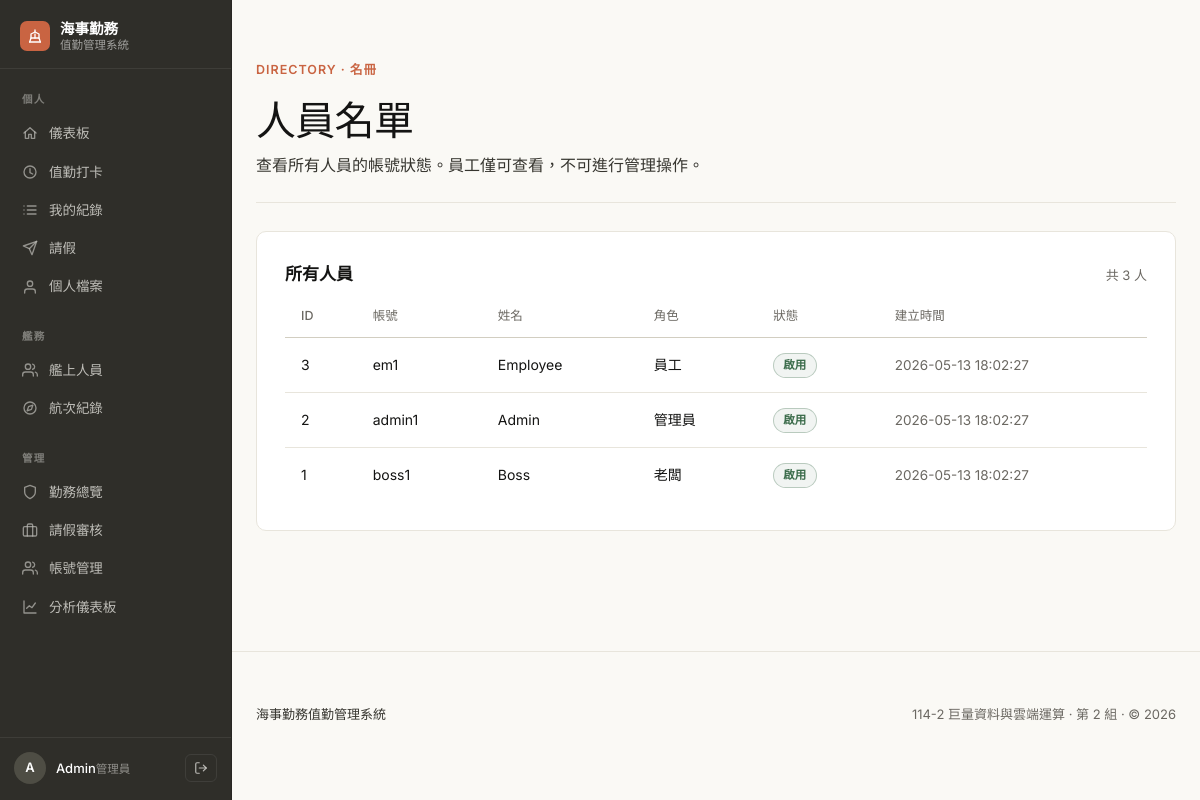
The page /users.php (signed in) on the database its author committed.
### tables this page shows
CREATE TABLE IF NOT EXISTS users (
  user_id INT AUTO_INCREMENT PRIMARY KEY,
  username VARCHAR(50) NOT NULL UNIQUE,
  password_hash VARCHAR(255) NOT NULL,
  full_name VARCHAR(100) NOT NULL,
  role ENUM('boss','admin','employee') NOT NULL DEFAULT 'employee',
  duty_position VARCHAR(20) NOT NULL DEFAULT '前甲板',
  is_active TINYINT(1) NOT NULL DEFAULT 1,
  created_at DATETIME NOT NULL DEFAULT CURRENT_TIMESTAMP
);

### users.php (the view, shortened to what this page needs)
<?php
require 'db.php';
require 'ui.php';
$stmt = $pdo->query("SELECT user_id, username, full_name, role, is_active, created_at FROM users ORDER BY user_id DESC LIMIT 200");
$rows = $stmt->fetchAll();
$count = count($rows);
?>
<!doctype html>
<html lang="zh-TW">
<head>
  <?php style_link(); ?>
</head>
<body>
  <?php nav_top(); ?>
  <div class="wrap">
    <?php page_header(
      '人員名單',
      '查看所有人員的帳號狀態。員工僅可查看，不可進行管理操作。',
      'DIRECTORY · 名冊'
    ); ?>
    <div class="card">
      <div class="card-head" style="border:0;padding:0;margin:0 0 8px;">
        <h2>所有人員</h2>
        <span class="meta">共 <?= (int)$count ?> 人</span>
      </div>
      <table>
        <tr><th>ID</th><th>帳號</th><th>姓名</th><th>角色</th><th>狀態</th><th>建立時間</th></tr>
        <?php foreach($rows as $u): ?>
          <tr>
            <td><?= h($u['user_id']) ?></td>
            <td><?= h($u['username']) ?></td>
            <td><?= h($u['full_name']) ?></td>
            <td><?= h(role_name($u['role'])) ?></td>
            <td><?= ((int)$u['is_active']===1) ? badge('啟用','ok') : badge('停用','off') ?></td>
            <td class="muted"><?= h($u['created_at']) ?></td>
          </tr>
        <?php endforeach; ?>
      </table>
    </div>
  </div>
  <?php page_footer(); ?>
</body>
</html>

### ui.php (shortened to what this page needs)
<?php
function h($s){ return htmlspecialchars((string)$s, ENT_QUOTES, 'UTF-8'); }
function role_name($r){
  if ($r==='boss') return '老闆';
  if ($r==='admin') return '管理員';
  return '員工';
}
function is_admin(){
  $r = ($_SESSION['role'] ?? '');
  return in_array($r, ['admin','boss'], true);
}
function badge($txt, $type){
  $type = in_array($type, ['ok','warn','off','bad','info'], true) ? $type : 'off';
  return '<span class="badge '.$type.'">'.h($txt).'</span>';
}
function avatar_initial($name, $size = 32, $variant = 'muted'){
  $init = $name ? mb_substr($name, 0, 1) : '·';
  $sz = in_array($size, [32,44,56], true) ? $size : 32;
  return '<span class="avatar sz-'.$sz.' '.h($variant).'">'.h($init).'</span>';
}
function icon_svg($name){
  $c = 'currentColor';
  $s = '<svg class="ico" width="16" height="16" viewBox="0 0 24 24" fill="none" stroke="'.$c.'" stroke-width="2" stroke-linecap="round" stroke-linejoin="round">';
  switch ($name) {
    case 'shield':    return $s.'<path d="M12 22s8-4 8-10V5l-8-3-8 3v7c0 6 8 10 8 10z"/></svg>';
    case 'lock':      return $s.'<rect x="3" y="11" width="18" height="11" rx="2" ry="2"/><path d="M7 11V7a5 5 0 0 1 10 0v4"/></svg>';
    case 'ship':      return $s.'<path d="M20 21H4"/><path d="M4 21l2-6h12l2 6"/><path d="M6 15V9l6-3 6 3v6"/><path d="M12 6V3"/><path d="M12 9v6"/></svg>';
    case 'login':     return $s.'<path d="M15 3h4a2 2 0 0 1 2 2v14a2 2 0 0 1-2 2h-4"/><path d="M10 17l5-5-5-5"/><path d="M15 12H3"/></svg>';
    case 'logout':    return $s.'<path d="M9 21H5a2 2 0 0 1-2-2V5a2 2 0 0 1 2-2h4"/><path d="M16 17l5-5-5-5"/><path d="M21 12H9"/></svg>';
    case 'clock':     return $s.'<circle cx="12" cy="12" r="9"/><path d="M12 7v6l4 2"/></svg>';
    case 'list':      return $s.'<path d="M8 6h13"/><path d="M8 12h13"/><path d="M8 18h13"/><path d="M3 6h.01"/><path d="M3 12h.01"/><path d="M3 18h.01"/></svg>';
    case 'users':     return $s.'<path d="M17 21v-2a4 4 0 0 0-4-4H5a4 4 0 0 0-4 4v2"/><circle cx="9" cy="7" r="4"/><path d="M23 21v-2a4 4 0 0 0-3-3.87"/><path d="M16 3.13a4 4 0 0 1 0 7.75"/></svg>';
    case 'plus':      return $s.'<path d="M12 5v14"/><path d="M5 12h14"/></svg>';
    case 'edit':      return $s.'<path d="M12 20h9"/><path d="M16.5 3.5a2.1 2.1 0 0 1 3 3L7 19l-4 1 1-4 12.5-12.5z"/></svg>';
    case 'trash':     return $s.'<path d="M3 6h18"/><path d="M8 6V4h8v2"/><path d="M19 6l-1 14H6L5 6"/><path d="M10 11v6"/><path d="M14 11v6"/></svg>';
    case 'download':  return $s.'<path d="M21 15v4a2 2 0 0 1-2 2H5a2 2 0 0 1-2-2v-4"/><path d="M7 10l5 5 5-5"/><path d="M12 15V3"/></svg>';
    case 'plane':     return $s.'<path d="M22 2L11 13"/><path d="M22 2l-7 20-4-9-9-4 20-7z"/></svg>';
    case 'check':     return $s.'<path d="M20 6L9 17l-5-5"/></svg>';
    case 'x':         return $s.'<path d="M18 6L6 18"/><path d="M6 6l12 12"/></svg>';
    case 'home':      return $s.'<path d="M3 12L12 4l9 8"/><path d="M5 10v10h5v-6h4v6h5V10"/></svg>';
    case 'compass':   return $s.'<circle cx="12" cy="12" r="9"/><polygon points="16.24 7.76 14.12 14.12 7.76 16.24 9.88 9.88 16.24 7.76"/></svg>';
    case 'anchor':    return $s.'<circle cx="12" cy="5" r="3"/><path d="M12 8v13"/><path d="M5 12H2a10 10 0 0 0 20 0h-3"/></svg>';
    case 'chart':     return $s.'<path d="M3 3v18h18"/><path d="M7 14l4-4 4 3 5-7"/></svg>';
    case 'user':      return $s.'<path d="M20 21v-2a4 4 0 0 0-4-4H8a4 4 0 0 0-4 4v2"/><circle cx="12" cy="7" r="4"/></svg>';
    case 'menu':      return $s.'<path d="M3 6h18"/><path d="M3 12h18"/><path d="M3 18h18"/></svg>';
    case 'briefcase': return $s.'<rect x="2" y="7" width="20" height="14" rx="2"/><path d="M16 21V5a2 2 0 0 0-2-2h-4a2 2 0 0 0-2 2v16"/></svg>';
  }
  return '';
}
function style_link(){
  $p = __DIR__ . '/style.css';
  $v = @filemtime($p) ?: time();
  echo '<link rel="stylesheet" href="style.css?v='.$v.'">';
}
function page_footer(){
  $y = date('Y');
  echo '<footer class="site-footer"><div class="wrap"><div class="footer-row">';
  echo '<div class="footer-brand">';
  echo '<span>海事勤務值勤管理系統</span>';
  echo '</div>';
  echo '<div class="footer-meta">114-2 巨量資料與雲端運算 · 第 2 組 · &copy; '.$y.'</div>';
  echo '</div></div></footer>';
}
function page_header($title, $subtitle = '', $eyebrow = '', $actions_html = ''){
  echo '<header class="page-header">';
  echo '<div class="ph-text">';
  if ($eyebrow !== '') echo '<div class="eyebrow">'.h($eyebrow).'</div>';
  echo '<h1 class="page-title">'.h($title).'</h1>';
  if ($subtitle !== '') echo '<p class="page-subtitle">'.h($subtitle).'</p>';
  echo '</div>';
  echo '</header>';
}
function sb_item($href, $icon, $label, $active = false){
  $cls = 'sb-item' . ($active ? ' active' : '');
  return '<a class="'.$cls.'" href="'.h($href).'">'.icon_svg($icon).'<span>'.h($label).'</span></a>';
}
function nav_top($title = ''){
  $name = $_SESSION['full_name'] ?? '';
  $role = $_SESSION['role'] ?? '';
  $cur  = basename($_SERVER['SCRIPT_NAME'] ?? '');
  echo '<button class="sb-burger" onclick="document.body.classList.toggle(\'sb-open\')" aria-label="切換選單">'.icon_svg('menu').'</button>';
  echo '<span class="sb-mbrand"><span class="sb-mlogo">'.icon_svg('ship').'</span>海事勤務</span>';
  echo '<aside class="sidebar">';
  echo '<a class="sb-brand" href="dashboard.php">';
  echo '<span class="sb-logo">'.icon_svg('ship').'</span>';
  echo '<span class="sb-bcol"><span class="sb-bname">海事勤務</span><span class="sb-btag">值勤管理系統</span></span>';
  echo '</a>';
  echo '<nav class="sb-nav">';
  echo '<div class="sb-group">';
  echo '<div class="sb-group-label">個人</div>';
  echo sb_item('dashboard.php', 'home',     '儀表板',  $cur==='dashboard.php');
  echo sb_item('punch.php',     'clock',    '值勤打卡', $cur==='punch.php');
  echo sb_item('records.php',   'list',     '我的紀錄', $cur==='records.php');
  echo sb_item('leave.php',     'plane',    '請假',    $cur==='leave.php');
  echo sb_item('profile.php',   'user',     '個人檔案', $cur==='profile.php');
  echo '</div>';
  echo '<div class="sb-group">';
  echo '<div class="sb-group-label">艦務</div>';
  echo sb_item('crew.php',     'users',   '艦上人員', $cur==='crew.php');
  echo sb_item('voyages.php',  'compass', '航次紀錄', $cur==='voyages.php');
  echo '</div>';
  if (is_admin()) {
    echo '<div class="sb-group">';
    echo '<div class="sb-group-label">管理</div>';
    echo sb_item('admin_status.php',    'shield',    '勤務總覽', in_array($cur, ['admin_status.php','admin_edit.php'], true));
    echo sb_item('admin_leave.php',     'briefcase', '請假審核', $cur==='admin_leave.php');
    echo sb_item('admin_users.php',     'users',     '帳號管理', in_array($cur, ['admin_users.php','admin_create_user.php','admin_user_edit.php'], true));
    echo sb_item('admin_dashboard.php', 'chart',     '分析儀表板', $cur==='admin_dashboard.php');
    echo '</div>';
  }
  echo '</nav>';
  echo '<div class="sb-foot">';
  echo avatar_initial($name, 32, 'primary');
  echo '<span class="sb-user"><span class="sb-uname">'.h($name).'</span><span class="sb-urole">'.h(role_name($role)).'</span></span>';
  echo '<form method="post" action="logout.php" style="display:inline;margin:0;padding:0;">';
  echo '<button class="sb-logout" type="submit" title="登出" aria-label="登出">'.icon_svg('logout').'</button>';
  echo '</form>';
  echo '</div>';
  echo '</aside>';
}

### rows shown on the page
users: user_id "3", username "em1", full_name "Employee", role "員工", created_at "2026-05-13 18:02:27"
users: user_id "2", username "admin1", full_name "Admin", role "管理員", created_at "2026-05-13 18:02:27"
users: user_id "1", username "boss1", full_name "Boss", role "老闆", created_at "2026-05-13 18:02:27"

### other values the page prints
$label "儀表板 值勤打卡 我的紀錄 請假 個人檔案 艦上人員 航次紀錄 勤務總覽 請假審核 帳號管理 分析儀表板"
$init "A"
$name "Admin"
role_name($role) "管理員"
$eyebrow "DIRECTORY · 名冊"
$title "人員名單"
$subtitle "查看所有人員的帳號狀態。員工僅可查看，不可進行管理操作。"
$count "3"
$y "2026"
